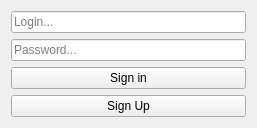
<?xml version="1.0" encoding="UTF-8"?>
<ui version="4.0">
 <class>Form</class>
 <widget class="QWidget" name="Form">
  <property name="geometry">
   <rect>
    <x>0</x>
    <y>0</y>
    <width>257</width>
    <height>120</height>
   </rect>
  </property>
  <property name="windowTitle">
   <string>Login</string>
  </property>
  <layout class="QVBoxLayout" name="verticalLayout_2">
   <item>
    <layout class="QVBoxLayout" name="verticalLayout">
     <item>
      <widget class="QLineEdit" name="loginEdit">
       <property name="enabled">
        <bool>true</bool>
       </property>
       <property name="placeholderText">
        <string>Login...</string>
       </property>
      </widget>
     </item>
     <item>
      <widget class="QLineEdit" name="passwordEdit">
       <property name="placeholderText">
        <string>Password...</string>
       </property>
      </widget>
     </item>
     <item>
      <widget class="QPushButton" name="signInBtn">
       <property name="text">
        <string>Sign in</string>
       </property>
      </widget>
     </item>
     <item>
      <widget class="QPushButton" name="signUpBtn">
       <property name="text">
        <string>Sign Up</string>
       </property>
      </widget>
     </item>
     <item>
      <spacer name="verticalSpacer">
       <property name="orientation">
        <enum>Qt::Vertical</enum>
       </property>
       <property name="sizeHint" stdset="0">
        <size>
         <width>20</width>
         <height>40</height>
        </size>
       </property>
      </spacer>
     </item>
    </layout>
   </item>
  </layout>
 </widget>
 <resources/>
 <connections/>
</ui>
